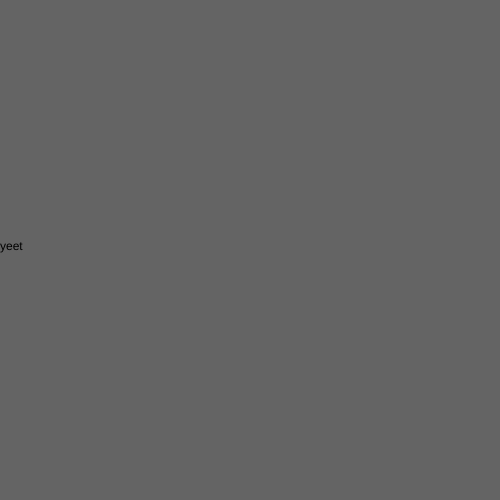
Frame 1 (no input)
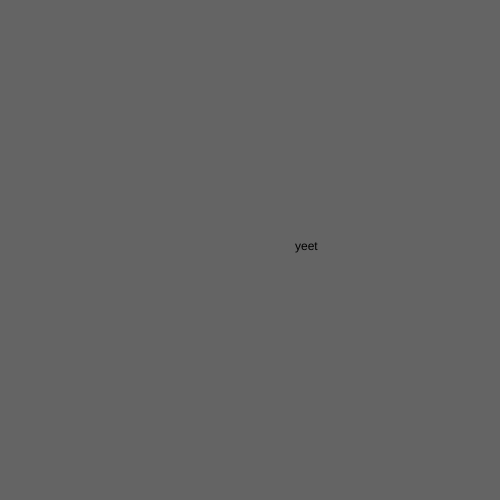
Frame 60 (no input)
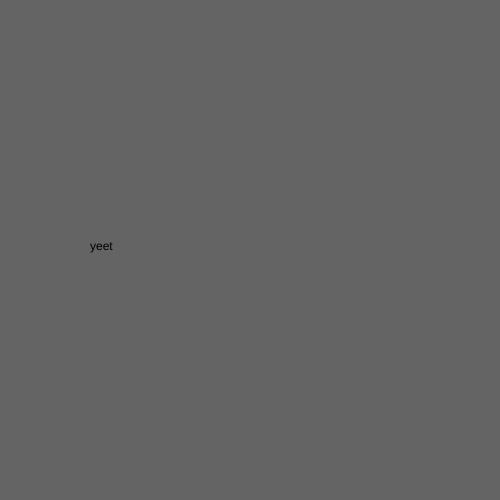
Frame 120 (the mouse pressed at the canvas centre since frame 60)

The p5.js sketch that drew these frames (run headless with seeded random() and noise() and a simulated clock; from frame 60 on, the mouse is pressed at the canvas centre):

// p5.js sketch
// ── sketch.js
var x = 0;

function setup() {
  createCanvas(500, 500);
}

function draw() {
  background(100);

  //rect (x,250,50,50);
  text("yeet", x, 250);

  x += 5;

  if (x > width) {
    x = 0;
  }
}
